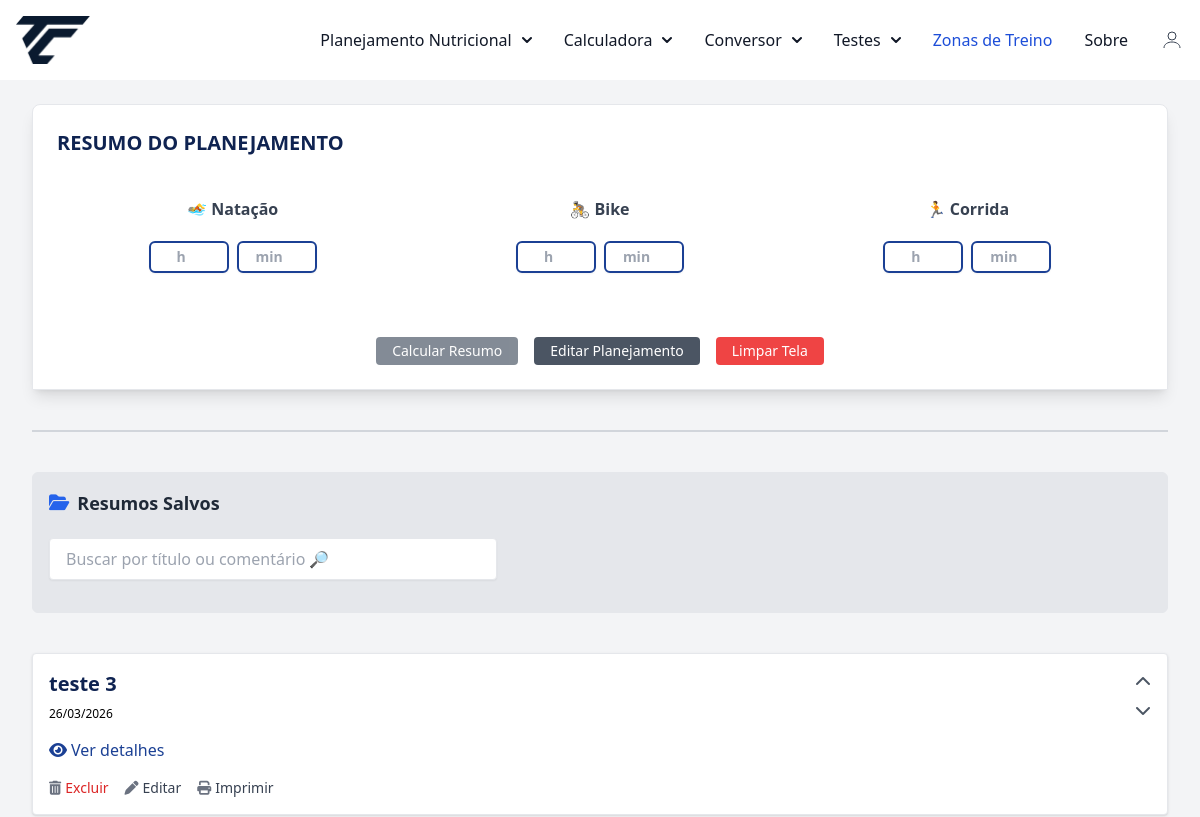
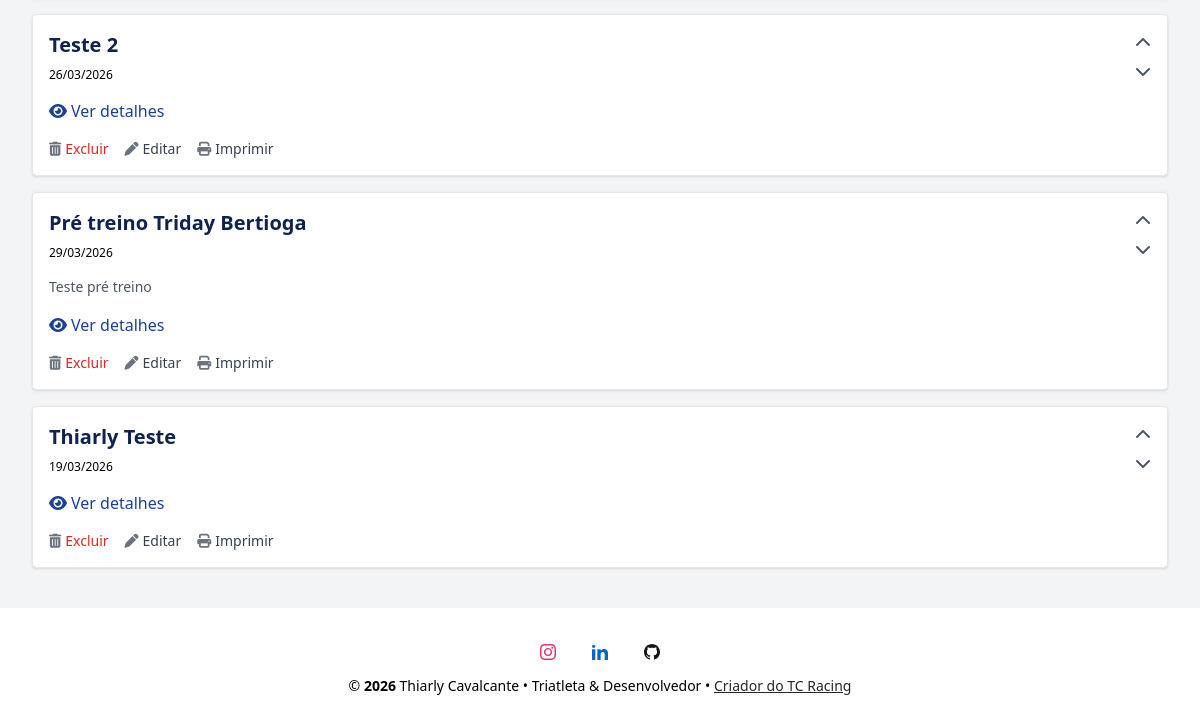
Page /resumo (signed in) on the earlier database version (2 pictures, top to bottom).
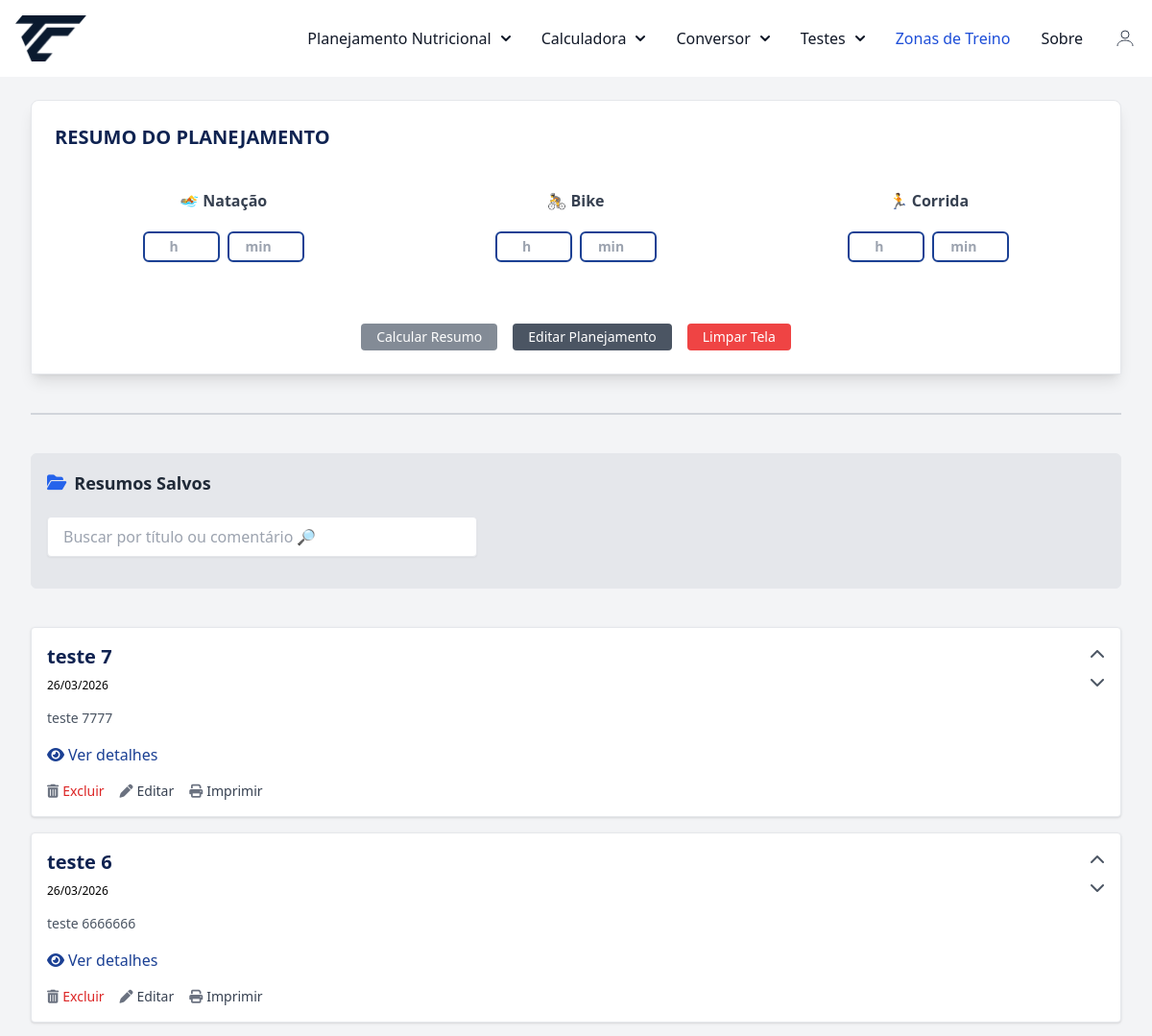
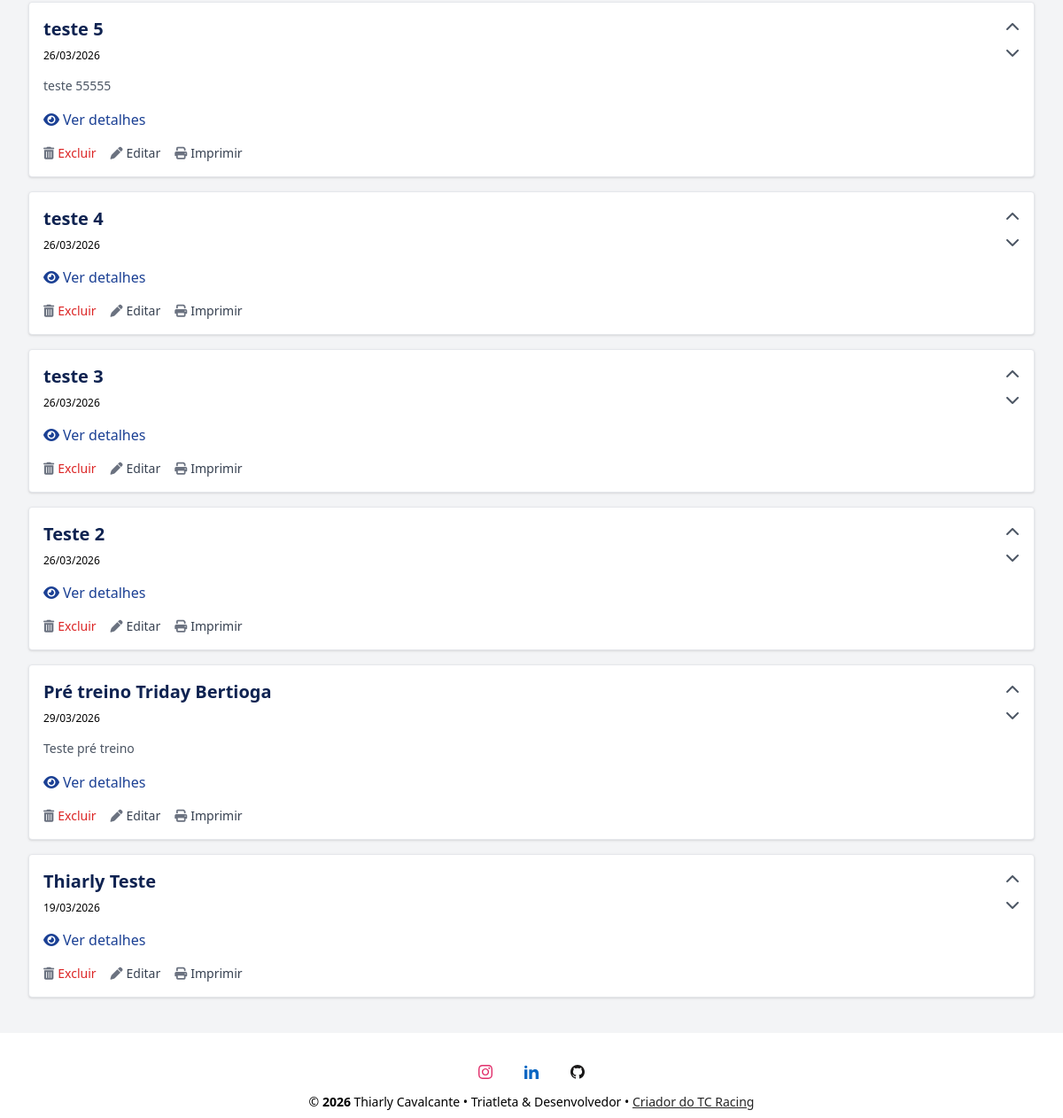
Same page on the later database version (2 pictures, top to bottom).
### conversor/models.py (models this page shows, shortened)
class ResumoSalvo(database.Model):
    __tablename__ = 'resumos_salvos'
    id = database.Column(database.Integer, primary_key=True)
    user_id = database.Column(database.Integer, database.ForeignKey('user.id'), nullable=False)
    nome_treino = database.Column(database.String(100), nullable=False)
    data = database.Column(database.Date, nullable=False)
    comentario = database.Column(database.Text)
    resumo_dados = database.Column(database.JSON, nullable=False)
    suplementos_utilizados = database.Column(database.Text, nullable=True)  # ✅ Novo campo
    tempo_natacao = database.Column(database.Float)
    tempo_bike = database.Column(database.Float)
    tempo_corrida = database.Column(database.Float)
    tempo_total = database.Column(database.Float)
    ordem = database.Column(database.Integer, nullable=False, default=0)
    criado_em = database.Column(database.DateTime, default=datetime.utcnow)

### conversor/router.py (the view, shortened to what this page needs)
@app.route('/resumo', methods=['GET', 'POST'])
@login_required
def resumo_view():
    form = ResumoForm()
    if request.method == 'POST' and 'limpar' in request.form:
        return redirect(url_for('resumo_view'))
    itens = PlanejamentoItem.query.filter_by(user_id=current_user.id).all()
    itens_utilizados = [f"{item.quantidade}x {item.suplemento.nome}" for item in itens if item.suplemento]
    itens_utilizados_str = ", ".join(itens_utilizados)
    totais = calcular_totais_planejamento(itens)
    totais_por_hora = {}
    tempo_total = 0
    resumo_dados = {}
    search = request.args.get("search", "").strip()
    resumos_query = ResumoSalvo.query.filter_by(user_id=current_user.id)
    resumos = resumos_query.order_by(ResumoSalvo.ordem.desc(), ResumoSalvo.id.desc()).all()
    return render_template(
        "resumo.html",
        form=form,
        totais=totais_por_hora,
        resumo=resumo_dados,
        tempo_total=round(tempo_total, 2),
        current_date=date.today().isoformat(),
        resumos=resumos,  # <-- novo contexto
        itens_utilizados=itens_utilizados_str
    )

### conversor/forms.py
class ResumoForm(FlaskForm):
    tempo_natacao_horas = IntegerField('Horas Natação', validators=[Optional(), NumberRange(min=0)])
    tempo_bike_horas = IntegerField('Horas Bike', validators=[Optional(), NumberRange(min=0)])
    tempo_corrida_horas = IntegerField('Horas Corrida', validators=[Optional(), NumberRange(min=0)])
    tempo_natacao_minutos = IntegerField('Minutos Natação', validators=[Optional(), NumberRange(min=0, max=59)])
    tempo_bike_minutos = IntegerField('Minutos Bike', validators=[Optional(), NumberRange(min=0, max=59)])
    tempo_corrida_minutos = IntegerField('Minutos Corrida', validators=[Optional(), NumberRange(min=0, max=59)])
    submit_calcular = SubmitField('Calcular Resumo')
    submit_limpar = SubmitField('Limpar Tela')
    submit_salvar = SubmitField('Salvar Resumo')

### conversor/models.py (called while the page is built)
@login_manager.user_loader
def load_user(user_id):
    return User.query.get(int(user_id))

### conversor/templates/resumo.html (shortened to what this page needs)
{% extends "base.html" %}
{% block content %}
<div class="max-w-7xl mx-auto px-4 sm:px-6 lg:px-8 py-6 space-y-10">
  <div class="bg-white rounded-t-lg shadow-lg p-6 border border-gray-200">
    <h2 class="text-xl text-center font-semibold mb-6 sm:mb-10 title-nave">RESUMO DO PLANEJAMENTO</h2>
    <form method="POST" class="grid grid-cols-1 md:grid-cols-3 gap-4 text-sm text-gray-700">
      <form method="POST" class="grid grid-cols-1 md:grid-cols-3 gap-6 mb-6 text-sm text-gray-700 text-center items-center justify-center">
        <div class="flex flex-col items-center gap-1">
          <label class="text-base font-semibold mb-4">🏊 Natação</label>
          <div class="flex gap-2">
            {{ form.tempo_natacao_horas(id="natacao_h", class="w-20 text-center py-1 px-1 border-2 border-solid border-nave rounded-md bg-white shadow-sm text-babase font-semibold mb-4 sm:mb-8", placeholder="h") }}
            {{ form.tempo_natacao_minutos(id="natacao_min", class="w-20 text-center py-1 px-1 border-2 border-solid border-nave rounded-md bg-white shadow-sm text-babase font-semibold mb-4 sm:mb-8", placeholder="min") }}
          </div>
        </div>
        <div class="flex flex-col items-center gap-1">
          <label class="text-base font-semibold mb-4">🚴 Bike</label>
          <div class="flex gap-2">
            {{ form.tempo_bike_horas(id="bike_h", class="w-20 text-center py-1 px-2 border-2 border-solid border-nave rounded-md bg-white shadow-sm text-babase font-semibold mb-4 sm:mb-8", placeholder="h") }}
            {{ form.tempo_bike_minutos(id="bike_min", class="w-20 text-center py-1 px-2 border-2 border-solid border-nave  rounded-md bg-white shadow-sm text-babase font-semibold mb-4 sm:mb-8", placeholder="min") }}
          </div>
        </div>
        <div class="flex flex-col items-center gap-1">
          <label class="text-base font-semibold mb-4">🏃 Corrida</label>
          <div class="flex gap-2">
            {{ form.tempo_corrida_horas(id="corrida_h", class="w-20 text-center py-1 px-2 border-2 border-solid border-nave  rounded-md bg-white shadow-sm text-babase font-semibold mb-4 sm:mb-8", placeholder="h") }}
            {{ form.tempo_corrida_minutos(id="corrida_min", class="w-20 text-center py-1 px-2 border-2 border-solid border-nave  rounded-md bg-white shadow-sm text-babase font-semibold mb-4 sm:mb-8", placeholder="min") }}
          </div>
        </div>
        <div class="md:col-span-3 flex flex-col sm:flex-row justify-center gap-4 mt-4">
          <button id="calcularResumoBtn"
            type="submit"
            class="text-white text-sm px-4 py-1 rounded disabled:opacity-50 disabled:cursor-not-allowed btn-nave">
            Calcular Resumo
          </button>
          <a href="{{ url_for('planejamento') }}" class="bg-gray-600 text-center hover:bg-gray-800 text-white text-sm px-4 py-1 rounded">Editar Planejamento</a>
          <button type="submit" name="limpar" class="bg-red-500 hover:bg-red-600 text-white text-sm px-4 py-1 rounded">Limpar Tela</button>
        </div>
      </form>
</div>
{% if resumos %}
<hr class="my-10 border-t-2 border-gray-300">
<div class="bg-gray-200 border border-gray-200 rounded-md p-4 mb-6">
  <h2 class="text-lg font-bold text-gray-800 border-b pb-2 mb-3 flex items-center gap-2">
    <i class="fas fa-folder-open text-blue-600"></i> Resumos Salvos
  </h2>
  <form method="get" class="max-w-md">
    <input type="text" id="campoBusca" placeholder="Buscar por título ou comentário 🔎"
          class="w-full px-4 py-2 border rounded shadow-sm mb-4">
  </form>
</div>
  <div id="resumosContainer">
    {% set icones = {
      "Macronutrientes": "⛽️",
      "Eletrólitos": "💧",
      "Vitaminas": "💊",
      "Estimulantes e Compostos": "🔥",
      "Aminoácidos": "🧬"
    } %}
    {% set cores = {
      "Macronutrientes": "bg-blue-400",
      "Eletrólitos": "bg-blue-300",
      "Estimulantes e Compostos": "bg-blue-200",
      "Vitaminas": "bg-blue-100",
      "Aminoácidos": "bg-blue-50"
    } %}
    {% for resumo in resumos %}
    <div class="bg-white rounded shadow p-4 mb-4 border border-gray-200">
      <div class="flex justify-between items-start">
        <div onclick="toggleResumo('resumo-{{ loop.index }}')" class="cursor-pointer w-full">
          <h3 class="text-xl font-semibold title-nave">{{ resumo.nome_treino }}</h3>
          <div class="text-xs mb-4 mt-2">{{ resumo.data.strftime('%d/%m/%Y') }}</div>
          <div class="text-sm text-gray-600 whitespace-pre-wrap font-sans">{{ resumo.comentario }}</div>
          <div class="flex items-center gap-1 resumo-nave ext-sm mt-4 cursor-pointer detalhes-link" data-id="resumo-{{ loop.index }}">
            <i class="fas fa-eye"></i> Ver detalhes
          </div>
        </div>
        <div class="flex flex-col items-center space-y-1 sm:ml-4">
          <a href="/resumo/mover_cima/{{ resumo.id }}" title="Mover para cima" class="text-gray-600 hover:text-black">
            <i class="fas fa-chevron-up"></i>
          </a>
          <a href="/resumo/mover_baixo/{{ resumo.id }}" title="Mover para baixo" class="text-gray-600 hover:text-black">
            <i class="fas fa-chevron-down"></i>
          </a>
        </div>
      </div>
      <div class="mt-4 flex gap-4 ml-auto items-center">
        <form method="POST" action="{{ url_for('deletar_resumo', id=resumo.id) }}" onsubmit="return confirm('Tem certeza que deseja excluir este resumo?');">
          <button type="submit" class="flex items-center gap-1 text-sm text-red-600 hover:underline">
            <i class="fas fa-trash-alt text-gray-500 hover:text-gray-800"></i> Excluir
          </button>
        </form>
        <a href="{{ url_for('editar_resumo', id=resumo.id) }}" class="flex items-center gap-1 text-sm text-gray-700 hover:underline">
          <i class="fas fa-pen text-gray-500 hover:text-gray-800"></i> Editar
        </a>
        <a href="{{ url_for('print_resumo', id=resumo.id) }}"
        target="_blank" rel="noopener"
        class="flex items-center gap-1 text-sm text-gray-700 hover:underline">
       <i class="fas fa-print text-gray-500 hover:text-gray-800"></i> Imprimir
     </a>
      </div>
        {% set ordem = ["Macronutrientes", "Eletrólitos", "Estimulantes e Compostos", "Vitaminas",  "Aminoácidos"] %}
        {% set ordem_eletrolitos = ["Sódio", "Magnésio", "Potássio", "Cálcio"] %}
    </div>
    {% endfor %}
  </div>
</div>
{% endif %}
{% endblock %}

### conversor/templates/base.html (shortened to what this page needs)
<!DOCTYPE html>
<html lang="pt">
<head>
    <link rel="stylesheet" href="https://cdnjs.cloudflare.com/ajax/libs/font-awesome/6.5.0/css/all.min.css">
    <link href="https://cdn.jsdelivr.net/npm/tom-select@2.3.1/dist/css/tom-select.css" rel="stylesheet">
    <script src="https://cdn.tailwindcss.com"></script>
    <link rel="stylesheet" href="{{ url_for('static', filename='css/style.css') }}">
</head>
<body>
    {% include 'navbar.html' %}
    <div class="content">
    {% block content %}
    {% endblock %}
    </div>
<footer class="w-full bg-white text-center text-black">
    <div class="pt-9 w-full">
      <div class="mb-2 flex justify-center">
        <a href="https://www.instagram.com/thiarly_tc/" target="_blank" class="mr-9 text-neutral-800 dark:text-neutral-200" aria-label="Instagram">
        </a>
        <a href="https://www.linkedin.com/in/thiarly-cavalcante-b0aa6056/" target="_blank" class="mr-9 text-neutral-800 dark:text-neutral-200" aria-label="Linkedin">
        </a>
        <a href="https://github.com/thiarly" target="_blank" class="text-neutral-800 dark:text-neutral-200" aria-label="Github">
        </a>
      </div>
    </div>
<div class="w-full text-sm bg-white p-2 text-center text-black ">
  &copy; <span id="copyrightYear"></span> Thiarly Cavalcante • Triatleta & Desenvolvedor •
  <a
    class="text-neutral-800 dark:text-neutral-400 underline hover:text-blue-500"
    href="https://tccavalcante.com" target="_blank"
  >
    Criador do TC Racing
  </a>
</div>
  </footer>
</body>
</html>

### conversor/templates/navbar.html (shortened to what this page needs)
<!DOCTYPE html>
<html lang="en">
<head>
    <script src="https://cdn.tailwindcss.com"></script>
</head>
<body class="bg-gray-100">
<nav class="bg-white border-gray-200">
  <div class="max-w-screen-xl flex flex-wrap items-center justify-between mx-auto p-4">
    <a href="{{url_for('zonas')}}" class="flex items-center">
      <img src="{{ url_for('static', filename='image/logotc-navbar.png')}}" class="h-12 mr-3 " alt="Flowbite Logo" />
    </a>
    <div class="hidden w-full md:block md:w-auto" id="divNav">
      <ul class="flex flex-col font-medium p-4 md:p-0 mt-4 border border-gray-100 rounded-lg bg-gray-50 md:space-x-8 rtl:space-x-reverse md:flex-row md:mt-0 md:border-0 md:bg-white md">
        <li class="relative">
          <button id="dropdownNavbarLink4" data-dropdown-toggle="dropdownNavbar" class="flex items-center justify-between w-full py-2 px-3 text-gray-900 rounded hover:bg-gray-100 md:hover:bg-transparent md:border-0 md:hover:text-blue-700 md:p-0 md:w-auto ">Planejamento Nutricional <svg class="w-2.5 h-2.5 ms-2.5" aria-hidden="true" xmlns="http://www.w3.org/2000/svg" fill="none" viewBox="0 0 10 6">
    <path stroke="currentColor" stroke-linecap="round" stroke-linejoin="round" stroke-width="2" d="m1 1 4 4 4-4"/>
    </svg></button>
      </li>
        <li class="relative">
            <button id="dropdownNavbarLink1" data-dropdown-toggle="dropdownNavbar" class="flex items-center justify-between w-full py-2 px-3 text-gray-900 rounded hover:bg-gray-100 md:hover:bg-transparent md:border-0 md:hover:text-blue-700 md:p-0 md:w-auto ">Calculadora <svg class="w-2.5 h-2.5 ms-2.5" aria-hidden="true" xmlns="http://www.w3.org/2000/svg" fill="none" viewBox="0 0 10 6">
    <path stroke="currentColor" stroke-linecap="round" stroke-linejoin="round" stroke-width="2" d="m1 1 4 4 4-4"/>
  </svg></button>
        </li>
        <li class="relative">
          <button id="dropdownNavbarLink2" data-dropdown-toggle="dropdownNavbar" class="flex items-center justify-between w-full py-2 px-3 text-gray-900 rounded hover:bg-gray-100 md:hover:bg-transparent md:border-0 md:hover:text-blue-700 md:p-0 md:w-auto ">Conversor <svg class="w-2.5 h-2.5 ms-2.5" aria-hidden="true" xmlns="http://www.w3.org/2000/svg" fill="none" viewBox="0 0 10 6">
  <path stroke="currentColor" stroke-linecap="round" stroke-linejoin="round" stroke-width="2" d="m1 1 4 4 4-4"/>
</svg></button>
      </li>
      <li class="relative">
        <button id="dropdownNavbarLink3" data-dropdown-toggle="dropdownNavbar" class="flex items-center justify-between w-full py-2 px-3 text-gray-900 rounded hover:bg-gray-100 md:hover:bg-transparent md:border-0 md:hover:text-blue-700 md:p-0 md:w-auto ">Testes <svg class="w-2.5 h-2.5 ms-2.5" aria-hidden="true" xmlns="http://www.w3.org/2000/svg" fill="none" viewBox="0 0 10 6">
<path stroke="currentColor" stroke-linecap="round" stroke-linejoin="round" stroke-width="2" d="m1 1 4 4 4-4"/>
</svg></button>
    </li>
        <li>
          <a href="zonas" class="block py-2 px-3 text-white bg-blue-700 rounded md:bg-transparent md:text-blue-700 md:p-0 " aria-current="page">Zonas de Treino</a>
        </li>
        <li>
          <a href="sobre" class="block py-2 px-3 text-gray-900 rounded hover:bg-gray-100 md:hover:bg-transparent md:border-0 md:hover:text-blue-700 md:p-0">Sobre</a>
        </li>
        {% if current_user.is_authenticated %}
        <li class="relative">
          <button id="userDropdown" class="flex items-center space-x-2 text-gray-700 ">
            <svg xmlns="http://www.w3.org/2000/svg" class="w-6 h-6" fill="none" viewBox="0 0 24 24" stroke="currentColor">
              <circle cx="12" cy="8" r="4" />
              <path d="M4 20c0-4 4-6 8-6s8 2 8 6" />
            </svg>
          </button>
        </li>
        {% endif %}
    </div>
  </div>
</nav>
</body>
</html>

### conversor/static/css/style.css (style rules this page uses)
span { color: black; font-weight: bold; }
html { height: 100%; }
body { display: flex; flex-direction: column; min-height: 100vh; margin: 0; }
.content { flex: 1 0 auto; }
footer { flex-shrink: 0; }
.btn-nave { background-color: #0a1a2f; color: white; }
.title-nave { position: relative; display: inline-block; color: #0F2351; font-weight: 700; }
.title-nave::after { content: ""; position: absolute; width: 0; height: 3px; left: 0; bottom: -4px; background-color: #0a1a2f; transition: width 0.3s ease; }
.resumo-nave { color: #1b4094; }
.border-nave { border-color: #1b4094 !important; }

Differences in the rows shown:
added ResumoSalvo: nome_treino "teste 7", data "26/03/2026", comentario "teste 7777"
added ResumoSalvo: nome_treino "teste 6", data "26/03/2026", comentario "teste 6666666"
added ResumoSalvo: nome_treino "teste 5", data "26/03/2026", comentario "teste 55555"
added ResumoSalvo: nome_treino "teste 4", data "26/03/2026"
